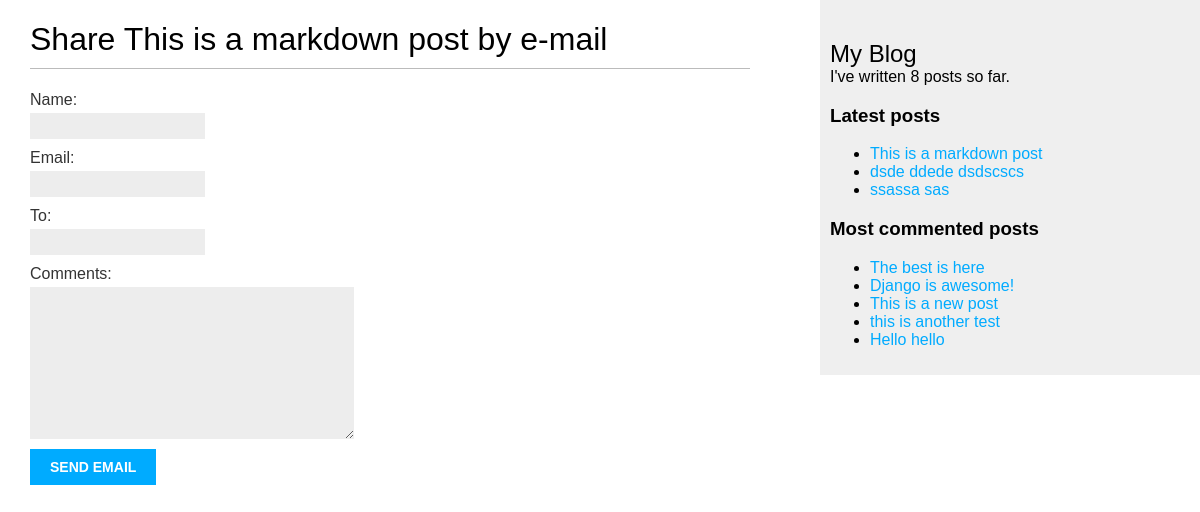
/blog/8/share/, run on the app's committed database.
### blog/models.py (models this page shows, shortened)
class Post(models.Model):
    class Status(models.TextChoices):
        DRAFT = "DF", "Draft"
        PUBLISHED = "PB", "Published"
    title = models.CharField(max_length=250)
    slug = models.SlugField(max_length=250, unique_for_date="publish")
    author = models.ForeignKey(
        settings.AUTH_USER_MODEL, on_delete=models.CASCADE, related_name="blog_posts"
    )
    body = models.TextField()
    tags = TaggableManager()
    publish = models.DateTimeField(default=timezone.now)
    created = models.DateTimeField(auto_now_add=True)
    updated = models.DateTimeField(auto_now=True)
    status = models.CharField(max_length=2, choices=Status, default=Status.DRAFT)
    objects = models.Manager()  # default
    published = PublishedManager()  # custom manager
    class Meta:
        ordering = ["-publish"]
        indexes = [
            models.Index(fields=["-publish"]),
        ]
    def get_absolute_url(self):
        return reverse(
            "blog:post_detail",
            args=[self.publish.year, self.publish.month, self.publish.day, self.slug],
        )

### blog/views.py (the view)
def post_share(request, post_id):
    post = get_object_or_404(Post, id=post_id, status=Post.Status.PUBLISHED)
    sent = False
    if request.method == "POST":
        form = EmailPostForm(request.POST)
        if form.is_valid():
            cd = form.cleaned_data
            post_url = request.build_absolute_uri(post.get_absolute_url())
            subject = f"{cd['name']} {cd['email']} recommends you read {post.title}"
            message = f"Read {post.title} at {post_url}\n\n {cd['name']} comments:{cd['comments']}"
            send_mail(
                subject=subject,
                message=message,
                from_email=None,
                recipient_list=[cd["to"]],
            )
            sent = True
    else:
        form = EmailPostForm()
    return render(
        request, "blog/post/share.html", {"post": post, "form": form, "sent": sent}
    )

### blog/forms.py
class EmailPostForm(forms.Form):
    name = forms.CharField(max_length=25)
    email = forms.EmailField()
    to = forms.EmailField()
    comments = forms.CharField(required=False, widget=forms.Textarea)

### blog/models.py (called while the page is built)
    def get_queryset(self):
        return super().get_queryset().filter(status=Post.Status.PUBLISHED)

### blog/templatetags/blog_tags.py (called while the page is built)
@register.simple_tag
def total_posts():
    return Post.published.count()

@register.inclusion_tag("blog/post/latest_posts.html")
def show_latest_posts(count=5):
    latest_posts = Post.published.order_by("-publish")[:count]
    return {"latest_posts": latest_posts}

@register.simple_tag
def get_most_commented_posts(count=5):
    return Post.published.annotate(total_comments=Count("comments")).order_by(
        "-total_comments"
    )[:count]

### blog/templates/blog/post/share.html (shortened to what this page needs)
{% extends "blog/base.html" %}
{% block content %}
    {% if sent %}
        <h1>E-mail sent successfully</h1>
        <p>{{ post.title }} was successfully sent to {{ form.cleaned_data.to }}</p>
    {% else %}
        <h1>Share {{ post.title }} by e-mail</h1>
        <form method="post" novalidate>
            {{ form.as_p }}
            <input type='submit' value='Send email'>
        </form>
    {% endif %}
{% endblock content %}

### blog/templates/blog/base.html (shortened to what this page needs)
{% load blog_tags %}
{% load static %}
<!DOCTYPE html>
<html lang="en">
  <head>
    <link href="{% static "css/blog.css" %}" rel="stylesheet">
  </head>
  <body>
    <div id="content">
      {% block content %}
      {% endblock content %}
    </div>
    <div id="sidebar">
      <h2>My Blog</h2>
      I've written {% total_posts %} posts so far.
      <h3>Latest posts</h3>
      {% show_latest_posts 3 %}
      <h3>Most commented posts</h3>
      {% get_most_commented_posts as most_commented_posts %}
      <ul>
        {% for post in most_commented_posts %}
          <li>
            <a href="{{ post.get_absolute_url }}">{{ post.title }}</a>
          </li>
        {% endfor %}
      </ul>
    </div>
  </body>
</html>

### blog/templates/blog/post/latest_posts.html
<ul>
    {% for post in latest_posts %}
        <li>
            <a href="{{ post.get_absolute_url }}">{{ post.title }}</a>
        </li>
    {% endfor %}
</ul>

### blog/static/css/blog.css (style rules this page uses)
body { margin: 0; padding: 0; font-family: helvetica, sans-serif; }
a { color: #00abff; text-decoration: none; }
h1 { font-weight: normal; border-bottom: 1px solid #bbb; padding: 0 0 10px 0; }
h2 { font-weight: normal; margin: 30px 0 0; }
#content { float: left; width: 60%; padding: 0 0 0 30px; }
#sidebar { float: right; width: 30%; padding: 10px; background: #efefef; height: 100%; }
label { float: left; clear: both; color: #333; margin-bottom: 4px; }
input, textarea { clear: both; float: left; margin: 0 0 10px; background: #ededed; border: 0; padding: 6px 10px; font-size: 12px; }
input[type="submit"] { font-weight: bold; background: #00abff; color: #fff; padding: 10px 20px; font-size: 14px; text-transform: uppercase; }

### data on the page
Post: title "This is a markdown post"
Post: title "dsde ddede dsdscscs"
Post: title "ssassa sas"
Post: title "The best is here"
Post: title "Django is awesome!"
Post: title "This is a new post"
Post: title "this is another test"
Post: title "Hello hello"
